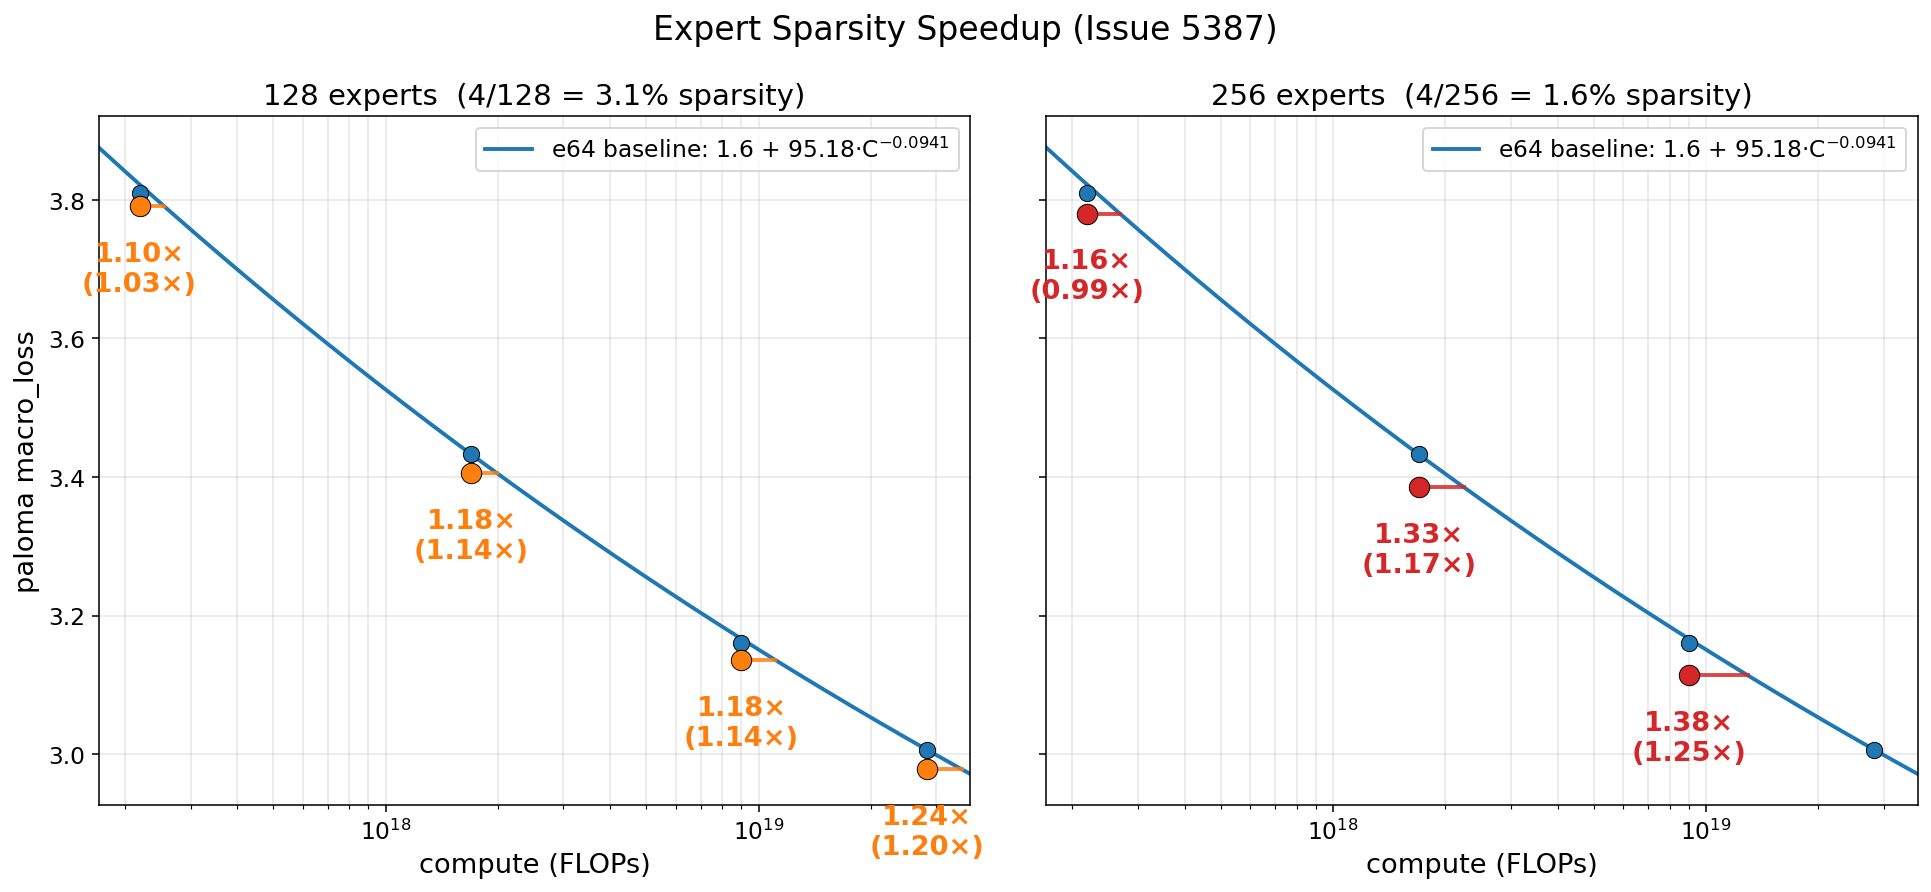

Source code (Python):
"""Expert Sparsity Speedup (Issue 5387): two subplots, e128 and e256 vs e64 baseline curve."""

import os

import matplotlib.pyplot as plt
import numpy as np

L_inf = 1.6
A = 95.18
alpha = 0.0941

baselines = [
    (2.19e17, 3.8104, "d512"),
    (1.70e18, 3.4339, "d768"),
    (9.00e18, 3.1605, "d1024"),
    (2.83e19, 3.0065, "d1280"),
]
# (dim, loss, tps, effective_speedup_from_table) from issue table
e64_tps = {512: 407378, 768: 274431, 1024: 176935, 1280: 128435}
e128 = [
    (512, 3.7910, 380640, 1.026),
    (768, 3.4059, 264680, 1.136),
    (1024, 3.1359, 170963, 1.144),
    (1280, 2.9784, 124474, 1.201),
]
e256 = [
    (512, 3.7801, 349528, 0.994),
    (768, 3.3851, 241107, 1.170),
    (1024, 3.1138, 160459, 1.252),
    # d1280 crashed
]
dim_to_budget = {512: 2.19e17, 768: 1.70e18, 1024: 9.00e18, 1280: 2.83e19}

plt.rcParams.update({"font.size": 13})
fig, axes = plt.subplots(1, 2, figsize=(14, 6.5), sharey=True)

x_lo, x_hi = 1.7e17, 3.7e19
c_grid = np.geomspace(x_lo, x_hi, 200)
loss_grid = L_inf + A * c_grid ** (-alpha)

def _draw(ax, points, title, color):
    # Baseline curve
    ax.plot(c_grid, loss_grid, "-", color="#1f77b4", lw=2, label=f"e64 baseline: 1.6 + {A}·C$^{{-{alpha:.4f}}}$")
    # Baseline data points (no per-dim labels — they're already visible from the new-point columns).
    bx = [b[0] for b in baselines]
    by = [b[1] for b in baselines]
    ax.scatter(bx, by, s=70, color="#1f77b4", edgecolors="black", lw=0.5, zorder=4)
    # New data points
    for dim, loss, var_tps, effective in points:
        c = dim_to_budget[dim]
        bl_loss = next(b[1] for b in baselines if b[2] == f"d{dim}")
        bl_tps = e64_tps[dim]
        # Equal-TPS (pure-quality) speedup: factor out the throughput difference.
        # effective = eq_tps * (var_tps / bl_tps), so eq_tps = effective * bl_tps / var_tps.
        eq_tps = effective * bl_tps / var_tps
        # Project the new-point loss onto the baseline curve: solve for C s.t.
        # loss = L_inf + A * C^-alpha  =>  C = (A / (loss - L_inf))^(1/alpha).
        c_proj = (A / (loss - L_inf)) ** (1 / alpha)
        ax.plot([c, c_proj], [loss, loss], color=color, lw=2, alpha=0.85, zorder=4)
        ax.scatter([c], [loss], s=110, color=color, edgecolors="black", lw=0.5, zorder=5)
        # Labels below: eq-TPS speedup (main), effective in parens.
        ax.annotate(
            f"{eq_tps:.2f}×\n({effective:.2f}×)",
            xy=(c, loss), xytext=(0, -18), textcoords="offset points",
            fontsize=14, color=color, ha="center", va="top", fontweight="bold",
        )
    ax.set_xscale("log")
    ax.set_xlim(x_lo, x_hi)
    ax.set_xlabel("compute (FLOPs)", fontsize=14)
    ax.set_title(title, fontsize=15)
    ax.tick_params(axis="both", labelsize=12)
    ax.grid(True, which="both", alpha=0.3)
    ax.legend(loc="upper right", fontsize=12)

_draw(axes[0], e128, "128 experts  (4/128 = 3.1% sparsity)", "#ff7f0e")
_draw(axes[1], e256, "256 experts  (4/256 = 1.6% sparsity)", "#d62728")
axes[0].set_ylabel("paloma macro_loss", fontsize=14)

fig.suptitle("Expert Sparsity Speedup (Issue 5387)", fontsize=17)
fig.tight_layout()
out = os.path.join(os.path.dirname(os.path.abspath(__file__)), "expert_count_speedup.png")
fig.savefig(out, dpi=140, bbox_inches="tight")
print(f"wrote {out}")
